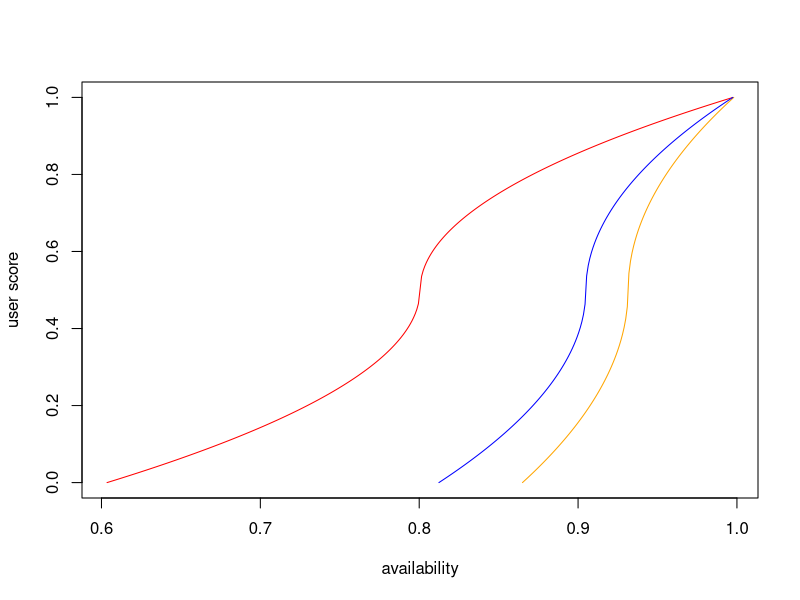

Recreate this plot in R. (Note: this script raises an error after producing the figure.)

locations <- c("IE.Dublin", "SG.Singapore",
               "TW.Changhua.County", "IN.Indianapolis")

# price/hour (USD) for a c3.large instance, see http://aws.amazon.com/ec2/pricing/
vm_baseprice <- 0.105

# parameter of group 4
max_en_savings <- 0.7

prices <- read.csv("prices.csv", header=TRUE)
# the slicing is a kludge to remove additional temperature entries
temperatures <- read.csv("temperatures.csv", header=TRUE)[1:(dim(prices)[1]), ]

sd_dc <- vector(length=length(locations))
names(sd_dc) <- locations

cop_t <- function(temperature) {
	return(1.2 + 0.128*((temperature+9)^0.5))
}

# cloud management aspects
costs <- function(en_saving) {
	vm_cost <- (1 - en_saving) * vm_baseprice
	return(vm_cost)
}

availability <- function(en_saving) {
	overhead_ratio <- min(sd_dc)/max(sd_dc)
	availability <- 1 - en_saving * overhead_ratio
	return(availability)
}

# inverse of above
ensavings <- function(avail) {
  overhead_ratio <- min(sd_dc)/max(sd_dc)
  return((1-avail) / overhead_ratio);
}

for(location in locations) {
    el_price = prices[, location]
    temp = temperatures[, location]
    cop <- ifelse(temp<-9, cop_t(-9), cop_t(temp))
    adjusted_cost <- cop*el_price
    sd_dc[location] <- sd(adjusted_cost, na.rm=TRUE)
}

# calculate different availability values 
range_en_savings<-seq(0, 0.7, by=0.001)
range_costs<-vector(length=length(range_en_savings))
range_availability<-vector(length=length(range_en_savings))

j = 1
for (i in range_en_savings) {
	range_costs[j] <- costs(i)
	range_availability[j] <- availability(i)

	cat(i, " ", range_costs[j], " ~", range_availability[j], "\n")
	j<-j+1
}

#library(rgl)
#plot3d(range_en_savings, range_costs, range_availability, col="red", size=3)
#Sys.sleep(10)


sla_availabilities = list(0.931, 0.966, 0.981, 0.987, 0.992, 0.998)
for (sla in sla_availabilities) {
    i <- match(FALSE, range_availability>sla)-1
    #cat("sla: ", sla, " (actual: ", range_availability[i], "), cost: ", range_costs[i], ", savings: ", range_en_savings[i], "\n")
}



#######
# 
# Aufgabe 3
#
#######

# prospect based satisfaction function 

##
# norm function 
##
normalize_availability <- function(avail, minavail, maxavail) {
  if(minavail == maxavail) {
    return((avail>minavail)+0)
  } else {
    return((avail-minavail) / (maxavail-minavail))
  }
}

normalize_availabilities <- function(availabilities){
  return(normalize_availability(availabilities, min(availabilities), max(availabilities)))
}

##
# prospect based satisfaction function
##
pbsf <- function(n, w=0.5) {
  if (n <= 0.5){
    sat <- -0.5*(-2*n + 1) ^ (1-w) + 0.5
  } else {
    sat <- 0.5*(2 * n - 1) ^ (1-w) + 0.5
  }

  return(sat)
}

##
# payment willingness
##
wtp <- function(avail, baseprice) {
	return(avail * baseprice + rnorm(length(avail), sd=0.001))
}

##
# test for skype
#
# min av. 86.5 (calculated in the last exercise)
# w=0.5 (professional users)
# n=normalized availabilities
##
min_avail_skype <- 0.865
max_amazon_aval <- 0.998

aval_skype <- seq(min_avail_skype, max_amazon_aval, 0.001)
user_scores_skype <- lapply(normalize_availabilities(aval_skype), pbsf);

wtp_skype <- wtp(aval_skype, vm_baseprice)
#cat("Skype WTP:", wtp_skype)

##
#  microsoft
#
# min av. 81.24 (calculated in the last exercise)
# w=0.5 (professional users)
# n=normalized availabilities
##
min_avail_ms <- 0.8124
max_amazon_aval <- 0.998

aval_ms <- seq(min_avail_ms, max_amazon_aval, 0.001)
user_scores_ms <- lapply(normalize_availabilities(aval_ms), pbsf);

wtp_ms <- wtp(aval_ms, vm_baseprice)
#cat("Microsoft WTP:", wtp_ms)

##
#  websites
#
# min av. 60.35 (calculated in the last exercise)
# w=0.5 (professional users)
# n=normalized availabilities
##
min_avail_web <- 0.6035
max_amazon_aval <- 0.998

aval_web <- seq(min_avail_web, max_amazon_aval, 0.001)
user_scores_web <- lapply(normalize_availabilities(aval_web), pbsf);

wtp_web <- wtp(aval_web, vm_baseprice)
#cat("Websites WTP:", wtp_web)


plot(aval_web, user_scores_web, col="red", type="l", xlab="availability", ylab="user score")
lines(aval_skype, user_scores_skype, col="orange")
lines(aval_ms, user_scores_ms, col="blue")

legend(x=locator(n=1), legend=c("ms", "skype", "web"), fill=c("blue", "orange", "red"))
#locator(n=1)

plot(aval_web, wtp_web)
#locator(n=1)

#######
#
# Aufgabe 4
#
#######

# alternative utility function
alpha = 60;
beta = -0.015;
gamma = 0.99;

fi <- function(reqav, av) {
  return(gamma/(gamma+beta*exp(reqav^2*alpha*(reqav-av))))
}

# calculate utility for given availability requirements (reqavt) wrt. an SLA availability (avt)
utility_model <- function(wtp, reqavt, avt) {
  # prospect-based utility model
  #return(wtp*(unlist(lapply(reqavt, function(ra) { pbsf(normalize_availability(avt, ra, max_amazon_aval)) }))/0.5) - vm_baseprice)

  # utility function
  return(unlist(mapply(function(wp, reqav) { wp*fi(reqav, avt)-costs(ensavings(avt)) }, wtp, reqavt)))
}

# availability requirements of all users (websites, desktops, skype)
availdata <- c(0.96685080256856, 0.992825395521464, 0.988075729359699, 
  0.988783069297131, 0.992974908042774, 0.922675096162584, 0.973994960186689, 
  0.9585829637388, 0.992669445712149, 0.988393682359168, 0.989098228980047, 
  0.970510471090645, 0.989832088707599, 0.979780285565785, 0.97420158711781, 
  0.982348305799232, 0.979270192796611, 0.965823503576895, 0.955838434702475, 
  0.984487116558732, 0.934142357220784, 0.973078045462524, 0.989910314639284, 
  0.981016225036856, 0.707718889113599, 0.96258011272433, 0.991582850623135, 
  0.960646392838336, 0.985135708905142, 0.996821304625283, 0.991293069381962, 
  0.990080689397929, 0.991248189836756, 0.994527178205465, 0.975772569444444, 
  0.952592967284239, 0.966929813141927, 0.992591547641035, 0.956141410508575, 
  0.856383018343798, 0.996796559592768, 0.987384006130062, 0.982598415094992, 
  0.980817937010826, 0.974570843859803, 0.603593716233245, 0.972892148591434, 
  0.986849964335785, 0.97485836843953, 0.990485813776329, 0.98145485778633, 
  0.939699880601224, 0.984701816745656, 0.955542944517004, 0.96488850498029, 
  0.959125024673736, 0.994223494821836, 0.99592943654555, 0.988719336931718, 
  0.990602213205025, 0.99164472427229, 0.982294080217658, 0.937829464981691, 
  0.987733905999085, 0.992588859208643, 0.984669178953835, 0.919595389789054, 
  0.995282041919016, 0.988725015375154, 0.894392359385183, 0.993559375847088, 
  0.982430587740358, 0.961137883228672, 0.934639293954156, 0.956554881496037, 
  0.957653737171528, 0.909110832472288, 0.931957938153378, 0.994153446989644, 
  0.98329986831067, 0.980041114243995, 0.993146469247266, 0.99212816301514, 
  0.928584297839506, 0.988464378181499, 0.985816283728847, 0.981090843855716, 
  0.979748427477479, 0.901137436625717, 0.986493995939766, 0.992136969699333, 
  0.975128011275961, 0.933742227572459, 0.983402917996541, 0.976293256114221, 
  0.990928589745603, 0.983865265495408, 0.987105329559417, 0.98988660210756, 
  0.978748628751781, 0.983699085130255, 0.947303053853022, 0.991544617781288, 
  0.992316623005965, 0.983069509326889, 0.930573781524311, 0.988699699403195, 
  0.990381948628799, 0.957791908931253, 0.986690020867663, 0.965963138809614, 
  0.986105406354222, 0.972867835216315, 0.987837762961422, 0.986456592411306, 
  0.9854749810695, 0.980428932274696, 0.99188835101676, 0.645, 
  0.6661, 0.6731, 0.6747, 0.6292, 0.4758, 0.4895, 0.6908148496038, 
  0.998, 0.9094400062374, 0.7867222744556, 0.8932209429702, 0.4852040256432, 
  0.5236998746532)


# draw the distribution of WTP values
hist(unlist(lapply(availdata, wtp, baseprice=vm_baseprice)), xlab="WTP ($/h)", ylab="#users", main="")

maxclusters <- 20
minconfidence = 0.95

# matrix with 2 columns (avail and WTP)
mat <- matrix(c(availdata, lapply(availdata, wtp, baseprice=vm_baseprice)), ncol=2)

slausers <- matrix(nrow=maxclusters, ncol=maxclusters,
                   dimnames=list(
                     lapply(1:maxclusters, function(x) { paste0("sla", x) }),
                     lapply(1:maxclusters, function(x) { paste0(x, "SLAs") })
                   ))

confidence = vector(length=maxclusters)

# try a range of cluster numbers
for (numclusters in seq(2, maxclusters, by=1)) {

  # build the clusters
  clusters <- kmeans(mat, numclusters)
  clmembers <- clusters[["cluster"]]
  centers <- clusters[["centers"]]
  satisfied <- vector(length=length(availdata))

  clustermax <- vector(length=numclusters)              # maximum value of each cluster
  numcustomers <- matrix(nrow=numclusters, ncol=2)
  colnames(numcustomers) <- c("total", "positive_util")

  # calculate the maximum values and number of positive-utility members per cluster
  for (i in seq(1, numclusters, by=1)) {
    avails <- availdata[clmembers == i]
    clustermax[i] <- max(avails)
    ut <- utility_model(wtp(avails, vm_baseprice), avails, clustermax[i])
    satisfied[clmembers == i] <- ut > 0
    numcustomers[i,"total"] <- length(avails)
    numcustomers[i,"positive_util"] <- length(ut[ut >= 0])
  }

  if(numclusters == 10) {
    plot(mat, xlab="availability", ylab="WTP ($/h)", pch=c(4, 19)[satisfied+1], col=clmembers)
  }

  # result of clustering is unordered -> order by increasing SLA availability
  ordering <- order(clustermax)
  clustermax <- clustermax[ordering]
  numcustomers <- numcustomers[ordering, ]

  row.names(numcustomers) <- lapply(1:numclusters, function(x) { paste0("sla", x, "\n(", round(clustermax[x], digits=3), "%)") })

  slausers[,numclusters] <- c(numcustomers[,"positive_util"], rep.int(0, maxclusters-numclusters))

  # calculate share of satisfied users
  confidence[numclusters] <- sum(numcustomers[,"positive_util"])/sum(numcustomers[,"total"])

  cat(clustermax, "\n", numcustomers, "\n")
}

numslas <- match(TRUE, confidence>0.95)[1]
cat('first SLA with confidence > 95%: SLA', numslas, "\n")

barplot(slausers, ylab="#users")

barplot(slausers[1:numslas,numslas], ylab="#users", main="sla selection")

percsavings <- vector(length=numslas)
totalsavings <- 0
totalusercount <- 0
for(i in seq(1, numslas)) {
  saved <- vm_baseprice-(costs(ensavings(clustermax[i])))
  totalusercount <- totalusercount + slausers[i,numslas]
  totalsavings <- totalsavings + saved*slausers[i,numslas]
  percsavings[i] <- (saved / vm_baseprice)
  
  cat('savings SLA', i, ', av ',clustermax[i] ,', : ', percsavings[i], '%', '\n')
}

barplot(percsavings, ylab="% savings")

cat('total saved: ', totalsavings/(totalusercount*vm_baseprice)*100, '%\n')
